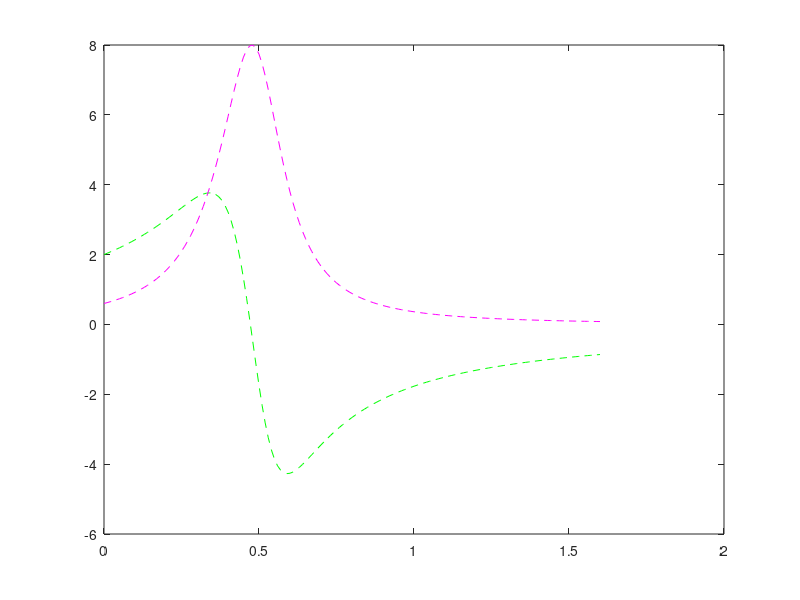

Source code (MATLAB):
% Параметры
h = 0.01;            % Шаг (возьмем поменьше для точности)
t = 0:h:1.6;        % Вектор времени
n = length(t);      % Количество шагов

% Резервируем место под решения
x_euler = zeros(1, n);
y_euler = zeros(1, n);

% Начальные условия
x_euler(1) = 2;
y_euler(1) = 0.6;

% Цикл метода Эйлера
for i = 1:(n-1)
    % Считаем производные (правые части системы)
    dxdt = x_euler(i)^2 - y_euler(i)^2;
    dydt = 2 * x_euler(i) * y_euler(i);
    
    % Делаем шаг по формуле: новое = старое + шаг * производная
    x_euler(i+1) = x_euler(i) + h * dxdt;
    y_euler(i+1) = y_euler(i) + h * dydt;
end

% Рисуем результат
plot(t, x_euler, 'g--', 'DisplayName', 'Эйлер x(t)');
hold on;
plot(t, y_euler, 'm--', 'DisplayName', 'Эйлер y(t)');

for i = 1:length(x_euler)
    fprintf('x=%.1f, y=%.4f\n', ...
        x_euler(i), y_euler(i));
end
